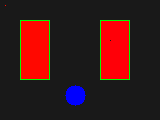
//> input picture docs/revision/evidence/volume-2-chapter-4-assets/annotated.png, 160 x 120 px
$ ./pipeline_demo ../../../../../docs/revision/evidence/volume-2-chapter-4-assets/annotated.png   (built with g++ and OpenCV 4)
//> lines starting //> are read from the running program, lines starting //| are printed output that depends on the picture; after the words box and inside, x2 and y2 are one past the last pixel; in counts of white or black regions, pixels touching at a corner belong together
#include <opencv2/opencv.hpp>
#include <algorithm>
#include <iostream>
#include <string>
#include <utility>
#include <vector>

int main(int argc, char** argv) {
    if (argc != 2) {
        std::cerr << "用法: pipeline_demo 图片路径\n";
        return 1;
    }
    cv::Mat image = cv::imread(argv[1]);
//> image is the input picture: 120 rows x 160 cols, CV_8UC3; mean B, G, R 24.8, 25.3, 63
    if (image.empty()) return 2;
    cv::Mat hsv, low, high, mask, opened, closed, edges;
    cv::cvtColor(image, hsv, cv::COLOR_BGR2HSV);
//> hsv: 120 rows x 160 cols, CV_8UC3; mean H, S, V 18.3, 52, 71.9
    cv::inRange(hsv, cv::Scalar(0,70,50), cv::Scalar(10,255,255), low);
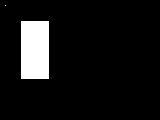
//> low: 120 rows x 160 cols, CV_8UC1; 8.5% white; 2 white regions (1 under 20 px), largest, box (x1, y1, x2, y2) and area: (21, 21, 49, 79) 1624
    cv::inRange(hsv, cv::Scalar(170,70,50), cv::Scalar(179,255,255), high);
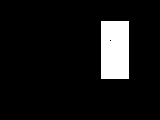
//> high: 120 rows x 160 cols, CV_8UC1; 8.5% white; 1 white region, box (x1, y1, x2, y2) and area: (101, 21, 129, 79) 1623
    cv::bitwise_or(low, high, mask);
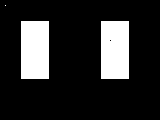
//> mask: 120 rows x 160 cols, CV_8UC1; 16.9% white; 3 white regions (1 under 20 px), largest, box (x1, y1, x2, y2) and area: (21, 21, 49, 79) 1624, (101, 21, 129, 79) 1623
    auto kernel = cv::getStructuringElement(cv::MORPH_RECT, {3,3});
    cv::morphologyEx(mask, opened, cv::MORPH_OPEN, kernel);
    cv::morphologyEx(opened, closed, cv::MORPH_CLOSE, kernel);
//> closed: 120 rows x 160 cols, CV_8UC1; 16.9% white; 2 white regions, box (x1, y1, x2, y2) and area: (21, 21, 49, 79) 1624, (101, 21, 129, 79) 1624
    cv::Canny(closed, edges, 50, 150);
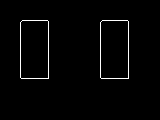
//> edges: 120 rows x 160 cols, CV_8UC1; 1.8% white in thin lines or dots, all inside (x1, y1, x2, y2) = (20, 20, 129, 79)
    std::vector<std::vector<cv::Point>> contours;
    cv::findContours(closed, contours, cv::RETR_EXTERNAL, cv::CHAIN_APPROX_SIMPLE);
//> contours = 2 contours; box (x1, y1, x2, y2) and area: (101, 21, 129, 79) 1539, (21, 21, 49, 79) 1539
    cv::Mat annotated = image.clone();
    int kept = 0;
    for (const auto& contour : contours) {
        const double area = cv::contourArea(contour);
        if (area < 100.0) continue;
        auto rectangle = cv::minAreaRect(contour);
        const float shorter = std::min(rectangle.size.width, rectangle.size.height);
        const float longer = std::max(rectangle.size.width, rectangle.size.height);
        if (shorter <= 0 || longer / shorter < 1.5f) continue;
        cv::Point2f points[4];
        rectangle.points(points);
        for (int i = 0; i < 4; ++i)
            cv::line(annotated, points[i], points[(i+1)%4], cv::Scalar(0,255,0), 1);
        ++kept;
        std::cout << "保留面积=" << area << " 长宽比=" << longer / shorter << '\n';
    }
//> this loop made 2 passes
//> (contour, area, rectangle, shorter, longer, points, kept) on passes 1 to 2: (4 Points (x, y): [101, 21], [101, 78], [128, 78], [128, 21], 1539, centre (114.5, 49.5), size (57, 27), angle -90, 27, 57, 4 Points (x, y): [128, 78], [101, 78], [101, 21], [128, 21], 1), (4 Points (x, y): [21, 21], [21, 78], [48, 78], [48, 21], 1539, centre (34.5, 49.5), size (57, 27), angle -90, 27, 57, 4 Points (x, y): [48, 78], [21, 78], [21, 21], [48, 21], 2)
//| 保留面积=1539 长宽比=2.11111
//| 保留面积=1539 长宽比=2.11111
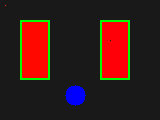
//> annotated: 120 rows x 160 cols, CV_8UC3; 1.75% of pixels changed, all inside (x1, y1, x2, y2) = (21, 21, 129, 79)
//> after the loop, kept = 2
    for (const auto& pair : std::vector<std::pair<std::string, cv::Mat>>{
            {"mask.png",mask},{"opened.png",opened},{"closed.png",closed},
            {"edges.png",edges},{"annotated.png",annotated}})
        if (!cv::imwrite(pair.first, pair.second)) return 3;
//> this loop made 5 passes
    std::cout << "像素数=" << cv::countNonZero(mask) << ','
              << cv::countNonZero(opened) << ',' << cv::countNonZero(closed)
              << " 外轮廓=" << contours.size() << " 保留=" << kept << '\n';
//| 像素数=3248,3247,3248 外轮廓=2 保留=2
}
